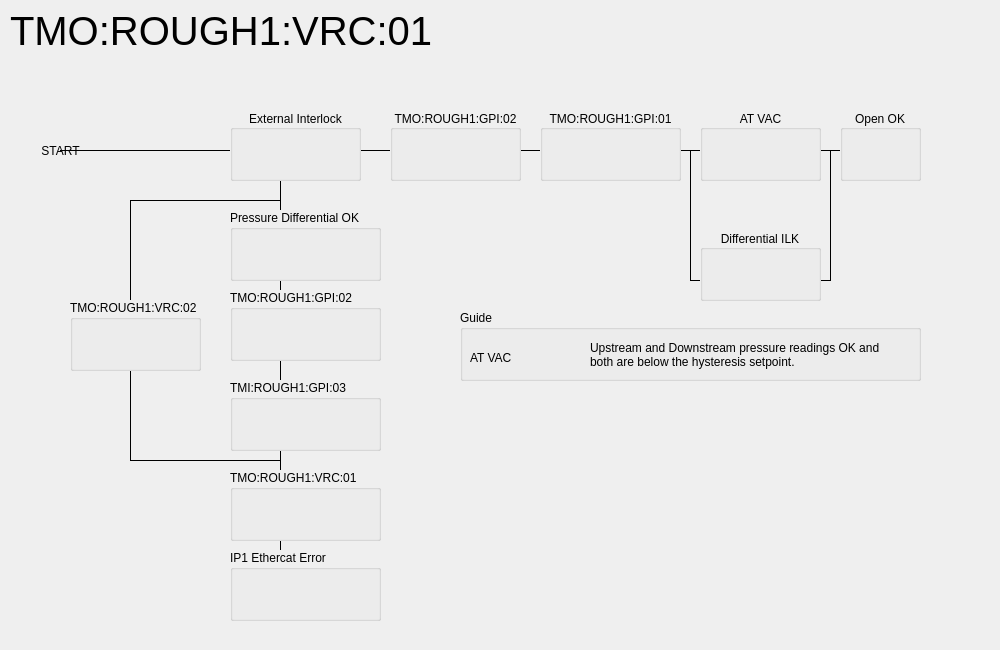
<?xml version="1.0" encoding="UTF-8"?>
<ui version="4.0">
 <class>Form</class>
 <widget class="QWidget" name="Form">
  <property name="geometry">
   <rect>
    <x>0</x>
    <y>0</y>
    <width>1000</width>
    <height>650</height>
   </rect>
  </property>
  <property name="windowTitle">
   <string>ROUGH:VRC:01 External Interlock</string>
  </property>
  <layout class="QVBoxLayout" name="verticalLayout">
   <property name="leftMargin">
    <number>0</number>
   </property>
   <property name="topMargin">
    <number>0</number>
   </property>
   <property name="rightMargin">
    <number>0</number>
   </property>
   <property name="bottomMargin">
    <number>0</number>
   </property>
   <item>
    <widget class="QScrollArea" name="scrollArea">
     <property name="frameShape">
      <enum>QFrame::NoFrame</enum>
     </property>
     <property name="sizeAdjustPolicy">
      <enum>QAbstractScrollArea::AdjustToContents</enum>
     </property>
     <property name="widgetResizable">
      <bool>false</bool>
     </property>
     <property name="alignment">
      <set>Qt::AlignLeading|Qt::AlignLeft|Qt::AlignTop</set>
     </property>
     <widget class="QWidget" name="scrollAreaWidgetContents">
      <property name="geometry">
       <rect>
        <x>0</x>
        <y>0</y>
        <width>1000</width>
        <height>650</height>
       </rect>
      </property>
      <property name="sizePolicy">
       <sizepolicy hsizetype="Expanding" vsizetype="Expanding">
        <horstretch>0</horstretch>
        <verstretch>0</verstretch>
       </sizepolicy>
      </property>
      <widget class="QGroupBox" name="groupBox_2">
       <property name="geometry">
        <rect>
         <x>70</x>
         <y>300</y>
         <width>131</width>
         <height>71</height>
        </rect>
       </property>
       <property name="autoFillBackground">
        <bool>true</bool>
       </property>
       <property name="title">
        <string>TMO:ROUGH1:VRC:02</string>
       </property>
       <layout class="QVBoxLayout" name="verticalLayout_2">
        <item>
         <widget class="PyDMByteIndicator" name="PyDMByteIndicator_2">
          <property name="toolTip">
           <string/>
          </property>
          <property name="alarmSensitiveContent" stdset="0">
           <bool>false</bool>
          </property>
          <property name="alarmSensitiveBorder" stdset="0">
           <bool>true</bool>
          </property>
          <property name="PyDMToolTip" stdset="0">
           <string/>
          </property>
          <property name="channel" stdset="0">
           <string>ca://TMO:ROUGH1:VRC:02:CLS_DI_RBV</string>
          </property>
          <property name="offColor" stdset="0">
           <color>
            <red>255</red>
            <green>0</green>
            <blue>0</blue>
           </color>
          </property>
          <property name="showLabels" stdset="0">
           <bool>true</bool>
          </property>
          <property name="bigEndian" stdset="0">
           <bool>false</bool>
          </property>
          <property name="circles" stdset="0">
           <bool>true</bool>
          </property>
          <property name="numBits" stdset="0">
           <number>1</number>
          </property>
          <property name="shift" stdset="0">
           <number>0</number>
          </property>
          <property name="labels" stdset="0">
           <stringlist>
            <string>Is Closed</string>
           </stringlist>
          </property>
         </widget>
        </item>
       </layout>
      </widget>
      <widget class="QGroupBox" name="groupBox_5">
       <property name="geometry">
        <rect>
         <x>230</x>
         <y>110</y>
         <width>131</width>
         <height>71</height>
        </rect>
       </property>
       <property name="autoFillBackground">
        <bool>true</bool>
       </property>
       <property name="title">
        <string>External Interlock</string>
       </property>
       <property name="alignment">
        <set>Qt::AlignCenter</set>
       </property>
       <layout class="QVBoxLayout" name="verticalLayout_5">
        <item>
         <widget class="PyDMByteIndicator" name="PyDMByteIndicator_5">
          <property name="toolTip">
           <string/>
          </property>
          <property name="alarmSensitiveContent" stdset="0">
           <bool>false</bool>
          </property>
          <property name="alarmSensitiveBorder" stdset="0">
           <bool>true</bool>
          </property>
          <property name="PyDMToolTip" stdset="0">
           <string/>
          </property>
          <property name="channel" stdset="0">
           <string>ca://TMO:ROUGH1:VRC:01:EXT_ILK_OK_RBV</string>
          </property>
          <property name="offColor" stdset="0">
           <color>
            <red>255</red>
            <green>0</green>
            <blue>0</blue>
           </color>
          </property>
          <property name="showLabels" stdset="0">
           <bool>true</bool>
          </property>
          <property name="bigEndian" stdset="0">
           <bool>false</bool>
          </property>
          <property name="circles" stdset="0">
           <bool>true</bool>
          </property>
          <property name="numBits" stdset="0">
           <number>1</number>
          </property>
          <property name="shift" stdset="0">
           <number>0</number>
          </property>
          <property name="labels" stdset="0">
           <stringlist>
            <string>Ext_ILK OK</string>
           </stringlist>
          </property>
         </widget>
        </item>
       </layout>
      </widget>
      <widget class="Line" name="line_9">
       <property name="geometry">
        <rect>
         <x>120</x>
         <y>200</y>
         <width>20</width>
         <height>261</height>
        </rect>
       </property>
       <property name="frameShadow">
        <enum>QFrame::Plain</enum>
       </property>
       <property name="orientation">
        <enum>Qt::Vertical</enum>
       </property>
      </widget>
      <widget class="QGroupBox" name="groupBox_7">
       <property name="geometry">
        <rect>
         <x>540</x>
         <y>110</y>
         <width>141</width>
         <height>71</height>
        </rect>
       </property>
       <property name="autoFillBackground">
        <bool>true</bool>
       </property>
       <property name="title">
        <string>TMO:ROUGH1:GPI:01</string>
       </property>
       <property name="alignment">
        <set>Qt::AlignCenter</set>
       </property>
       <layout class="QVBoxLayout" name="verticalLayout_7">
        <item>
         <widget class="PyDMByteIndicator" name="PyDMByteIndicator_7">
          <property name="toolTip">
           <string/>
          </property>
          <property name="alarmSensitiveContent" stdset="0">
           <bool>false</bool>
          </property>
          <property name="alarmSensitiveBorder" stdset="0">
           <bool>true</bool>
          </property>
          <property name="PyDMToolTip" stdset="0">
           <string/>
          </property>
          <property name="channel" stdset="0">
           <string>ca://TMO:ROUGH1:GPI:01:PRESS_OK_RBV</string>
          </property>
          <property name="offColor" stdset="0">
           <color>
            <red>255</red>
            <green>0</green>
            <blue>0</blue>
           </color>
          </property>
          <property name="showLabels" stdset="0">
           <bool>true</bool>
          </property>
          <property name="bigEndian" stdset="0">
           <bool>false</bool>
          </property>
          <property name="circles" stdset="0">
           <bool>true</bool>
          </property>
          <property name="numBits" stdset="0">
           <number>1</number>
          </property>
          <property name="shift" stdset="0">
           <number>0</number>
          </property>
          <property name="labels" stdset="0">
           <stringlist>
            <string>Pressure OK</string>
           </stringlist>
          </property>
         </widget>
        </item>
       </layout>
      </widget>
      <widget class="QGroupBox" name="groupBox_6">
       <property name="geometry">
        <rect>
         <x>230</x>
         <y>550</y>
         <width>151</width>
         <height>71</height>
        </rect>
       </property>
       <property name="autoFillBackground">
        <bool>true</bool>
       </property>
       <property name="title">
        <string>IP1 Ethercat Error</string>
       </property>
       <layout class="QGridLayout" name="gridLayout_5">
        <item row="0" column="0">
         <widget class="PyDMByteIndicator" name="PyDMByteIndicator_6">
          <property name="toolTip">
           <string/>
          </property>
          <property name="alarmSensitiveContent" stdset="0">
           <bool>false</bool>
          </property>
          <property name="alarmSensitiveBorder" stdset="0">
           <bool>true</bool>
          </property>
          <property name="PyDMToolTip" stdset="0">
           <string/>
          </property>
          <property name="channel" stdset="0">
           <string>ca://TMO:IP1:ENDSTATION:ETHERCAT_ERROR_RBV</string>
          </property>
          <property name="onColor" stdset="0">
           <color>
            <red>255</red>
            <green>0</green>
            <blue>0</blue>
           </color>
          </property>
          <property name="offColor" stdset="0">
           <color>
            <red>0</red>
            <green>255</green>
            <blue>0</blue>
           </color>
          </property>
          <property name="showLabels" stdset="0">
           <bool>true</bool>
          </property>
          <property name="bigEndian" stdset="0">
           <bool>false</bool>
          </property>
          <property name="circles" stdset="0">
           <bool>true</bool>
          </property>
          <property name="numBits" stdset="0">
           <number>1</number>
          </property>
          <property name="shift" stdset="0">
           <number>0</number>
          </property>
          <property name="labels" stdset="0">
           <stringlist>
            <string>No Error</string>
           </stringlist>
          </property>
         </widget>
        </item>
       </layout>
      </widget>
      <widget class="Line" name="line_7">
       <property name="geometry">
        <rect>
         <x>270</x>
         <y>130</y>
         <width>21</width>
         <height>491</height>
        </rect>
       </property>
       <property name="frameShadow">
        <enum>QFrame::Plain</enum>
       </property>
       <property name="orientation">
        <enum>Qt::Vertical</enum>
       </property>
      </widget>
      <widget class="QGroupBox" name="groupBox_8">
       <property name="geometry">
        <rect>
         <x>390</x>
         <y>110</y>
         <width>131</width>
         <height>71</height>
        </rect>
       </property>
       <property name="autoFillBackground">
        <bool>true</bool>
       </property>
       <property name="title">
        <string>TMO:ROUGH1:GPI:02</string>
       </property>
       <property name="alignment">
        <set>Qt::AlignCenter</set>
       </property>
       <layout class="QVBoxLayout" name="verticalLayout_8">
        <item>
         <widget class="PyDMByteIndicator" name="PyDMByteIndicator_8">
          <property name="toolTip">
           <string/>
          </property>
          <property name="alarmSensitiveContent" stdset="0">
           <bool>false</bool>
          </property>
          <property name="alarmSensitiveBorder" stdset="0">
           <bool>true</bool>
          </property>
          <property name="PyDMToolTip" stdset="0">
           <string/>
          </property>
          <property name="channel" stdset="0">
           <string>ca://TMO:ROUGH1:GPI:02:PRESS_OK_RBV</string>
          </property>
          <property name="offColor" stdset="0">
           <color>
            <red>255</red>
            <green>0</green>
            <blue>0</blue>
           </color>
          </property>
          <property name="showLabels" stdset="0">
           <bool>true</bool>
          </property>
          <property name="bigEndian" stdset="0">
           <bool>false</bool>
          </property>
          <property name="circles" stdset="0">
           <bool>true</bool>
          </property>
          <property name="numBits" stdset="0">
           <number>1</number>
          </property>
          <property name="shift" stdset="0">
           <number>0</number>
          </property>
          <property name="labels" stdset="0">
           <stringlist>
            <string>Pressure OK</string>
           </stringlist>
          </property>
         </widget>
        </item>
       </layout>
      </widget>
      <widget class="Line" name="line_8">
       <property name="geometry">
        <rect>
         <x>130</x>
         <y>450</y>
         <width>151</width>
         <height>21</height>
        </rect>
       </property>
       <property name="frameShadow">
        <enum>QFrame::Plain</enum>
       </property>
       <property name="orientation">
        <enum>Qt::Horizontal</enum>
       </property>
      </widget>
      <widget class="Line" name="line_3">
       <property name="geometry">
        <rect>
         <x>60</x>
         <y>140</y>
         <width>821</width>
         <height>20</height>
        </rect>
       </property>
       <property name="font">
        <font>
         <pointsize>9</pointsize>
         <weight>50</weight>
         <bold>false</bold>
        </font>
       </property>
       <property name="frameShadow">
        <enum>QFrame::Plain</enum>
       </property>
       <property name="lineWidth">
        <number>1</number>
       </property>
       <property name="orientation">
        <enum>Qt::Horizontal</enum>
       </property>
      </widget>
      <widget class="QLabel" name="label">
       <property name="geometry">
        <rect>
         <x>10</x>
         <y>10</y>
         <width>1111</width>
         <height>41</height>
        </rect>
       </property>
       <property name="font">
        <font>
         <pointsize>30</pointsize>
        </font>
       </property>
       <property name="text">
        <string>TMO:ROUGH1:VRC:01</string>
       </property>
       <property name="alignment">
        <set>Qt::AlignLeading|Qt::AlignLeft|Qt::AlignVCenter</set>
       </property>
      </widget>
      <widget class="QGroupBox" name="groupBox">
       <property name="geometry">
        <rect>
         <x>230</x>
         <y>210</y>
         <width>151</width>
         <height>71</height>
        </rect>
       </property>
       <property name="autoFillBackground">
        <bool>true</bool>
       </property>
       <property name="title">
        <string>Pressure Differential OK</string>
       </property>
       <layout class="QGridLayout" name="gridLayout_2">
        <item row="0" column="0">
         <widget class="PyDMByteIndicator" name="PyDMByteIndicator">
          <property name="toolTip">
           <string/>
          </property>
          <property name="channel" stdset="0">
           <string>calc://DifPressureOk?gpi_02_press=ca://TMO:ROUGH1:GPI:02:PRESS_RBV&amp;gpi_03_press=ca://TMO:ROUGH1:GPI:03:PRESS_RBV&amp;gpi_02_press_ok=ca://TMO:ROUGH1:GPI:02:PRESS_OK_RBV&amp;gpi_03_press_ok=ca://TMO:ROUGH1:GPI:03:PRESS_OK_RBV&amp;expr=(abs(gpi_02_press - gpi_03_press) &lt;= 0.1) and (gpi_02_press_ok and gpi_03_press_ok)</string>
          </property>
          <property name="offColor" stdset="0">
           <color>
            <red>255</red>
            <green>0</green>
            <blue>0</blue>
           </color>
          </property>
          <property name="orientation" stdset="0">
           <enum>Qt::Vertical</enum>
          </property>
          <property name="showLabels" stdset="0">
           <bool>true</bool>
          </property>
          <property name="circles" stdset="0">
           <bool>true</bool>
          </property>
          <property name="labels" stdset="0">
           <stringlist>
            <string>Pressure OK</string>
           </stringlist>
          </property>
         </widget>
        </item>
       </layout>
      </widget>
      <widget class="QGroupBox" name="groupBox_9">
       <property name="geometry">
        <rect>
         <x>840</x>
         <y>110</y>
         <width>81</width>
         <height>71</height>
        </rect>
       </property>
       <property name="autoFillBackground">
        <bool>true</bool>
       </property>
       <property name="title">
        <string>Open OK</string>
       </property>
       <property name="alignment">
        <set>Qt::AlignCenter</set>
       </property>
       <layout class="QVBoxLayout" name="verticalLayout_9">
        <item>
         <widget class="PyDMByteIndicator" name="PyDMByteIndicator_9">
          <property name="toolTip">
           <string/>
          </property>
          <property name="channel" stdset="0">
           <string>ca://TMO:ROUGH1:VRC:01:OPN_OK_RBV</string>
          </property>
          <property name="offColor" stdset="0">
           <color>
            <red>255</red>
            <green>0</green>
            <blue>0</blue>
           </color>
          </property>
          <property name="showLabels" stdset="0">
           <bool>false</bool>
          </property>
          <property name="circles" stdset="0">
           <bool>true</bool>
          </property>
          <property name="labels" stdset="0">
           <stringlist>
            <string>OPN_DI</string>
           </stringlist>
          </property>
         </widget>
        </item>
       </layout>
      </widget>
      <widget class="QGroupBox" name="groupBox_10">
       <property name="geometry">
        <rect>
         <x>230</x>
         <y>290</y>
         <width>151</width>
         <height>71</height>
        </rect>
       </property>
       <property name="autoFillBackground">
        <bool>true</bool>
       </property>
       <property name="title">
        <string>TMO:ROUGH1:GPI:02</string>
       </property>
       <layout class="QGridLayout" name="gridLayout">
        <item row="0" column="0">
         <widget class="PyDMByteIndicator" name="PyDMByteIndicator_3">
          <property name="maximumSize">
           <size>
            <width>16777215</width>
            <height>16777215</height>
           </size>
          </property>
          <property name="toolTip">
           <string/>
          </property>
          <property name="alarmSensitiveContent" stdset="0">
           <bool>false</bool>
          </property>
          <property name="alarmSensitiveBorder" stdset="0">
           <bool>true</bool>
          </property>
          <property name="PyDMToolTip" stdset="0">
           <string/>
          </property>
          <property name="channel" stdset="0">
           <string>ca://TMO:ROUGH1:GPI:02:PRESS_OK_RBV</string>
          </property>
          <property name="offColor" stdset="0">
           <color>
            <red>255</red>
            <green>0</green>
            <blue>0</blue>
           </color>
          </property>
          <property name="showLabels" stdset="0">
           <bool>true</bool>
          </property>
          <property name="bigEndian" stdset="0">
           <bool>false</bool>
          </property>
          <property name="circles" stdset="0">
           <bool>true</bool>
          </property>
          <property name="numBits" stdset="0">
           <number>1</number>
          </property>
          <property name="shift" stdset="0">
           <number>0</number>
          </property>
          <property name="labels" stdset="0">
           <stringlist>
            <string>Pressure OK</string>
           </stringlist>
          </property>
         </widget>
        </item>
       </layout>
      </widget>
      <widget class="QGroupBox" name="groupBox_11">
       <property name="geometry">
        <rect>
         <x>230</x>
         <y>380</y>
         <width>151</width>
         <height>71</height>
        </rect>
       </property>
       <property name="autoFillBackground">
        <bool>true</bool>
       </property>
       <property name="title">
        <string>TMI:ROUGH1:GPI:03</string>
       </property>
       <layout class="QGridLayout" name="gridLayout_3">
        <item row="0" column="0">
         <widget class="PyDMByteIndicator" name="PyDMByteIndicator_10">
          <property name="maximumSize">
           <size>
            <width>16777215</width>
            <height>16777215</height>
           </size>
          </property>
          <property name="toolTip">
           <string/>
          </property>
          <property name="alarmSensitiveContent" stdset="0">
           <bool>false</bool>
          </property>
          <property name="alarmSensitiveBorder" stdset="0">
           <bool>true</bool>
          </property>
          <property name="PyDMToolTip" stdset="0">
           <string/>
          </property>
          <property name="channel" stdset="0">
           <string>ca://TMO:ROUGH1:GPI:01:PRESS_OK_RBV</string>
          </property>
          <property name="offColor" stdset="0">
           <color>
            <red>255</red>
            <green>0</green>
            <blue>0</blue>
           </color>
          </property>
          <property name="showLabels" stdset="0">
           <bool>true</bool>
          </property>
          <property name="bigEndian" stdset="0">
           <bool>false</bool>
          </property>
          <property name="circles" stdset="0">
           <bool>true</bool>
          </property>
          <property name="numBits" stdset="0">
           <number>1</number>
          </property>
          <property name="shift" stdset="0">
           <number>0</number>
          </property>
          <property name="labels" stdset="0">
           <stringlist>
            <string>Pressure OK</string>
           </stringlist>
          </property>
         </widget>
        </item>
       </layout>
      </widget>
      <widget class="Line" name="line_10">
       <property name="geometry">
        <rect>
         <x>130</x>
         <y>190</y>
         <width>151</width>
         <height>21</height>
        </rect>
       </property>
       <property name="frameShadow">
        <enum>QFrame::Plain</enum>
       </property>
       <property name="orientation">
        <enum>Qt::Horizontal</enum>
       </property>
      </widget>
      <widget class="QGroupBox" name="groupBox_12">
       <property name="geometry">
        <rect>
         <x>230</x>
         <y>470</y>
         <width>151</width>
         <height>71</height>
        </rect>
       </property>
       <property name="autoFillBackground">
        <bool>true</bool>
       </property>
       <property name="title">
        <string>TMO:ROUGH1:VRC:01</string>
       </property>
       <layout class="QGridLayout" name="gridLayout_4">
        <item row="0" column="0">
         <widget class="PyDMByteIndicator" name="PyDMByteIndicator_15">
          <property name="toolTip">
           <string/>
          </property>
          <property name="alarmSensitiveContent" stdset="0">
           <bool>false</bool>
          </property>
          <property name="alarmSensitiveBorder" stdset="0">
           <bool>true</bool>
          </property>
          <property name="PyDMToolTip" stdset="0">
           <string/>
          </property>
          <property name="channel" stdset="0">
           <string>ca://TMO:ROUGH1:VRC:01:OPN_DI_RBV</string>
          </property>
          <property name="offColor" stdset="0">
           <color>
            <red>255</red>
            <green>0</green>
            <blue>0</blue>
           </color>
          </property>
          <property name="showLabels" stdset="0">
           <bool>true</bool>
          </property>
          <property name="bigEndian" stdset="0">
           <bool>false</bool>
          </property>
          <property name="circles" stdset="0">
           <bool>true</bool>
          </property>
          <property name="numBits" stdset="0">
           <number>1</number>
          </property>
          <property name="shift" stdset="0">
           <number>0</number>
          </property>
          <property name="labels" stdset="0">
           <stringlist>
            <string>Is Opened</string>
           </stringlist>
          </property>
         </widget>
        </item>
       </layout>
      </widget>
      <widget class="PyDMByteIndicator" name="PyDMByteIndicator_17">
       <property name="geometry">
        <rect>
         <x>20</x>
         <y>110</y>
         <width>81</width>
         <height>81</height>
        </rect>
       </property>
       <property name="toolTip">
        <string/>
       </property>
       <property name="channel" stdset="0">
        <string>ca://TMO:IP1:ENDSTATION:ETHERCAT_ERROR_RBV</string>
       </property>
       <property name="onColor" stdset="0">
        <color>
         <red>100</red>
         <green>100</green>
         <blue>100</blue>
        </color>
       </property>
       <property name="offColor" stdset="0">
        <color>
         <red>0</red>
         <green>255</green>
         <blue>0</blue>
        </color>
       </property>
       <property name="showLabels" stdset="0">
        <bool>false</bool>
       </property>
       <property name="circles" stdset="0">
        <bool>true</bool>
       </property>
       <property name="labels" stdset="0">
        <stringlist>
         <string>OK</string>
        </stringlist>
       </property>
      </widget>
      <widget class="PyDMLabel" name="PyDMLabel_8">
       <property name="geometry">
        <rect>
         <x>30</x>
         <y>140</y>
         <width>61</width>
         <height>21</height>
        </rect>
       </property>
       <property name="toolTip">
        <string/>
       </property>
       <property name="text">
        <string>START</string>
       </property>
       <property name="alignment">
        <set>Qt::AlignCenter</set>
       </property>
      </widget>
      <widget class="QGroupBox" name="groupBox_14">
       <property name="geometry">
        <rect>
         <x>700</x>
         <y>230</y>
         <width>121</width>
         <height>71</height>
        </rect>
       </property>
       <property name="autoFillBackground">
        <bool>true</bool>
       </property>
       <property name="title">
        <string>Differential ILK</string>
       </property>
       <property name="alignment">
        <set>Qt::AlignCenter</set>
       </property>
       <layout class="QVBoxLayout" name="verticalLayout_12">
        <item>
         <widget class="PyDMByteIndicator" name="PyDMByteIndicator_19">
          <property name="toolTip">
           <string/>
          </property>
          <property name="alarmSensitiveContent" stdset="0">
           <bool>false</bool>
          </property>
          <property name="alarmSensitiveBorder" stdset="0">
           <bool>true</bool>
          </property>
          <property name="PyDMToolTip" stdset="0">
           <string/>
          </property>
          <property name="channel" stdset="0">
           <string>TMO:ROUGH1:VRC:01:Dis_DPIlk_RBV.VAL</string>
          </property>
          <property name="offColor" stdset="0">
           <color>
            <red>255</red>
            <green>0</green>
            <blue>0</blue>
           </color>
          </property>
          <property name="showLabels" stdset="0">
           <bool>true</bool>
          </property>
          <property name="bigEndian" stdset="0">
           <bool>false</bool>
          </property>
          <property name="circles" stdset="0">
           <bool>true</bool>
          </property>
          <property name="numBits" stdset="0">
           <number>1</number>
          </property>
          <property name="shift" stdset="0">
           <number>0</number>
          </property>
          <property name="labels" stdset="0">
           <stringlist>
            <string>Enabled</string>
           </stringlist>
          </property>
         </widget>
        </item>
       </layout>
      </widget>
      <widget class="Line" name="line_11">
       <property name="geometry">
        <rect>
         <x>680</x>
         <y>150</y>
         <width>20</width>
         <height>131</height>
        </rect>
       </property>
       <property name="frameShadow">
        <enum>QFrame::Plain</enum>
       </property>
       <property name="orientation">
        <enum>Qt::Vertical</enum>
       </property>
      </widget>
      <widget class="Line" name="line_12">
       <property name="geometry">
        <rect>
         <x>690</x>
         <y>270</y>
         <width>141</width>
         <height>21</height>
        </rect>
       </property>
       <property name="frameShadow">
        <enum>QFrame::Plain</enum>
       </property>
       <property name="orientation">
        <enum>Qt::Horizontal</enum>
       </property>
      </widget>
      <widget class="Line" name="line_13">
       <property name="geometry">
        <rect>
         <x>820</x>
         <y>150</y>
         <width>20</width>
         <height>131</height>
        </rect>
       </property>
       <property name="frameShadow">
        <enum>QFrame::Plain</enum>
       </property>
       <property name="orientation">
        <enum>Qt::Vertical</enum>
       </property>
      </widget>
      <widget class="QGroupBox" name="groupBox_15">
       <property name="geometry">
        <rect>
         <x>700</x>
         <y>110</y>
         <width>121</width>
         <height>71</height>
        </rect>
       </property>
       <property name="autoFillBackground">
        <bool>true</bool>
       </property>
       <property name="title">
        <string>AT VAC</string>
       </property>
       <property name="alignment">
        <set>Qt::AlignCenter</set>
       </property>
       <layout class="QVBoxLayout" name="verticalLayout_13">
        <item>
         <widget class="PyDMByteIndicator" name="PyDMByteIndicator_20">
          <property name="toolTip">
           <string/>
          </property>
          <property name="alarmSensitiveContent" stdset="0">
           <bool>false</bool>
          </property>
          <property name="alarmSensitiveBorder" stdset="0">
           <bool>true</bool>
          </property>
          <property name="PyDMToolTip" stdset="0">
           <string/>
          </property>
          <property name="channel" stdset="0">
           <string>ca://TMO:ROUGH1:VRC:01:AT_VAC_RBV</string>
          </property>
          <property name="offColor" stdset="0">
           <color>
            <red>255</red>
            <green>0</green>
            <blue>0</blue>
           </color>
          </property>
          <property name="showLabels" stdset="0">
           <bool>true</bool>
          </property>
          <property name="bigEndian" stdset="0">
           <bool>false</bool>
          </property>
          <property name="circles" stdset="0">
           <bool>true</bool>
          </property>
          <property name="numBits" stdset="0">
           <number>1</number>
          </property>
          <property name="shift" stdset="0">
           <number>0</number>
          </property>
          <property name="labels" stdset="0">
           <stringlist>
            <string>Guages OK</string>
           </stringlist>
          </property>
         </widget>
        </item>
       </layout>
      </widget>
      <widget class="QGroupBox" name="groupBox_3">
       <property name="geometry">
        <rect>
         <x>460</x>
         <y>310</y>
         <width>461</width>
         <height>71</height>
        </rect>
       </property>
       <property name="autoFillBackground">
        <bool>true</bool>
       </property>
       <property name="title">
        <string>Guide</string>
       </property>
       <widget class="QLabel" name="label_2">
        <property name="geometry">
         <rect>
          <x>10</x>
          <y>40</y>
          <width>43</width>
          <height>16</height>
         </rect>
        </property>
        <property name="text">
         <string>AT VAC</string>
        </property>
       </widget>
       <widget class="QLabel" name="label_3">
        <property name="geometry">
         <rect>
          <x>130</x>
          <y>30</y>
          <width>331</width>
          <height>31</height>
         </rect>
        </property>
        <property name="text">
         <string>&lt;html&gt;&lt;head/&gt;&lt;body&gt;&lt;p&gt;Upstream and Downstream pressure readings OK and &lt;br/&gt;both are below the hysteresis setpoint. &lt;/p&gt;&lt;/body&gt;&lt;/html&gt;</string>
        </property>
       </widget>
      </widget>
      <zorder>line_12</zorder>
      <zorder>line_3</zorder>
      <zorder>line_7</zorder>
      <zorder>line_9</zorder>
      <zorder>line_8</zorder>
      <zorder>groupBox_2</zorder>
      <zorder>groupBox_5</zorder>
      <zorder>groupBox_7</zorder>
      <zorder>groupBox_6</zorder>
      <zorder>groupBox_8</zorder>
      <zorder>label</zorder>
      <zorder>groupBox</zorder>
      <zorder>groupBox_9</zorder>
      <zorder>groupBox_10</zorder>
      <zorder>groupBox_11</zorder>
      <zorder>line_10</zorder>
      <zorder>groupBox_12</zorder>
      <zorder>PyDMByteIndicator_17</zorder>
      <zorder>PyDMLabel_8</zorder>
      <zorder>groupBox_14</zorder>
      <zorder>line_11</zorder>
      <zorder>line_13</zorder>
      <zorder>groupBox_15</zorder>
      <zorder>groupBox_3</zorder>
     </widget>
    </widget>
   </item>
  </layout>
 </widget>
 <customwidgets>
  <customwidget>
   <class>PyDMLabel</class>
   <extends>QLabel</extends>
   <header>pydm.widgets.label</header>
  </customwidget>
  <customwidget>
   <class>PyDMByteIndicator</class>
   <extends>QWidget</extends>
   <header>pydm.widgets.byte</header>
  </customwidget>
 </customwidgets>
 <resources/>
 <connections/>
</ui>
